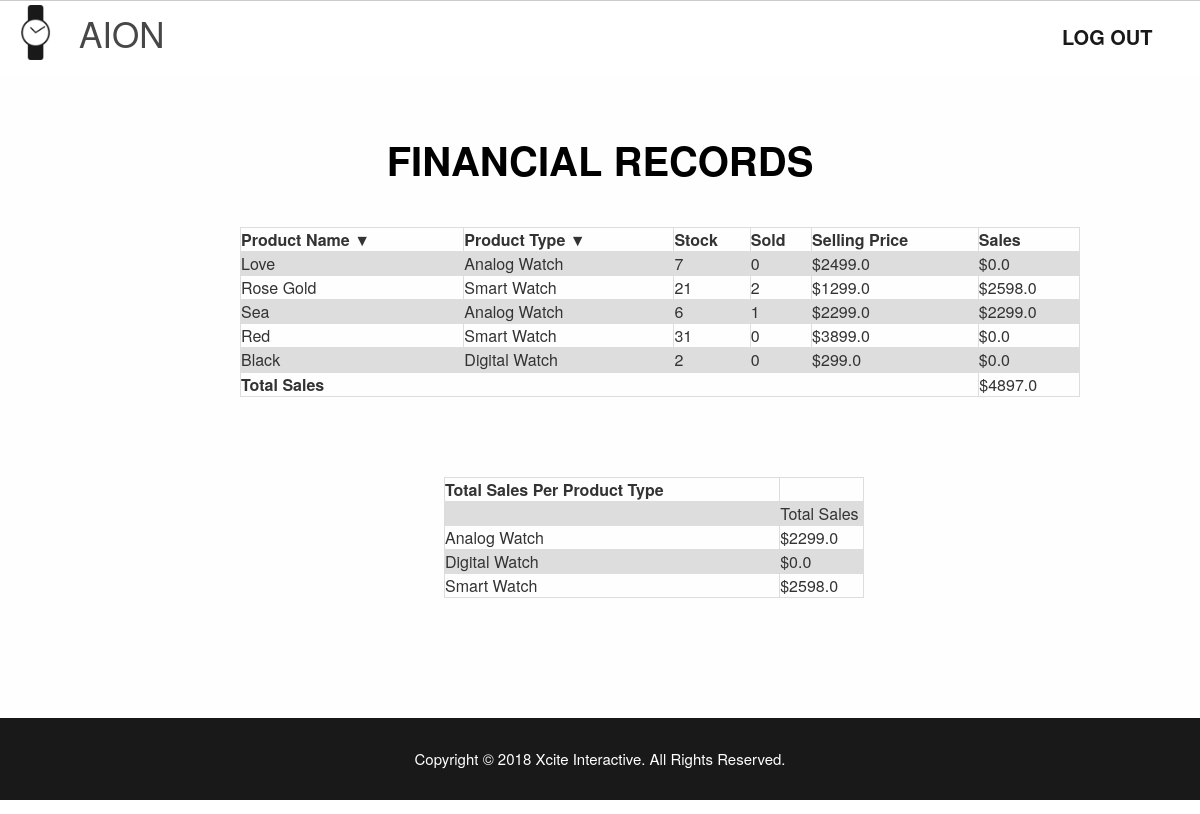
Screenshot of /aionApp/accountingPage/ with the database file from the repository.
### aionApp/models.py (models this page shows, shortened)
class watche(models.Model):
    watch_id = models.PositiveIntegerField(default=0)
    user_id = models.PositiveIntegerField(default=0)
    name = models.CharField(max_length=255)
    description = models.CharField(max_length=2048, default=0)
    stock = models.PositiveIntegerField(default=0)
    watch_type = models.CharField(max_length=16, choices=watch_choices, default='0')
    price = models.FloatField(default=0)
    quantity = models.PositiveIntegerField(default=0)
    picture = models.ImageField(upload_to = 'watchPictures/', default = 'media/no-img.jpg')

### aionApp/views.py (the view)
def accountingPage(request):
    addedProducts = watche.objects.all()
    totalSales = watche.objects.aggregate(total=Sum(F('price') * F('quantity')))['total']
    totalAnalog =  watche.objects.filter(watch_type=0).aggregate(total=Sum(F('price') * F('quantity')))['total']
    totalDigital =  watche.objects.filter(watch_type=1).aggregate(total=Sum(F('price') * F('quantity')))['total']
    totalSmart =  watche.objects.filter(watch_type=2).aggregate(total=Sum(F('price') * F('quantity')))['total']
    context = {
        'addedProducts': addedProducts,
        'totalSales': totalSales,
        'totalAnalog': totalAnalog,
        'totalDigital': totalDigital,
        'totalSmart': totalSmart,
    }
    return render(request, 'aionApp/accounting.html', context)

### aionApp/views.py (called while the page is built)
def registerPage(request):
    getBCountry = (name for code, name in list(countries))
    getBCode = (code for code, name in list(countries))
    combined_bCountry = zip(getBCountry, getBCode)
    getSCountry = (name for code, name in list(countries))
    getSCode = (code for code, name in list(countries))
    combined_sCountry = zip(getSCountry, getSCode)
    context = {
        'getBCountry': getBCountry,
        'getBCode': getBCode,
        'combined_bCountry': combined_bCountry,
        'getSCountry': getSCountry,
        'getSCode': getSCode,
        'combined_sCountry': combined_sCountry,
    }
    return render(request, 'aionApp/register.html', context)

### aionApp/templates/aionApp/accounting.html (shortened to what this page needs)
<html>
    <head>
        {% load static %}
        <link rel="stylesheet" type="text/css" href="{% static 'aionApp/accounting.css' %}">
        <link rel="stylesheet" href="https://maxcdn.bootstrapcdn.com/bootstrap/3.3.7/css/bootstrap.min.css">
    </head>
    <body>
        <div id="navbar">
            <p id="logo" style="position: absolute; left: -3%;">
                <a href="/aionApp/exitSession/"><img src="{% static 'aionApp/Images/watch.png' %}" id="watch"></a>
                 AION
            </p>
            <span style="position: absolute; left: 85%;">
                <a href="/aionApp/exitSession/">LOG OUT</a>
            </span>
        </div>
        <div id="accountingContainer">
            <p id="bigMessage">FINANCIAL RECORDS</p>
            <div id="accountingTable1">
                <table id="myTable" style="width:70%">
                    <tr>
                    <th> Product Name <buttones0 onclick="sortTableID()" id="buttones">▼</buttones0></div> </th>
                    <th> Product Type <buttones1 onclick="sortTableName()" id="buttones">▼</buttones1></div> </th>
                    <th> Stock </th>
                    <th> Sold </th>
                    <th> Selling Price </th>
                    <th> Sales </th>
                    {% load mathfilters %}
                    {% if addedProducts %}
                    {% for watches in addedProducts %}
                    <tr>
                    <td>{{watches.name}}</td>
                    {% if watches.watch_type == "0" %}
                    <td>Analog Watch</td>
                    {% elif watches.watch_type == "1" %}
                    <td>Digital Watch</td>
                    {% else %}
                    <td>Smart Watch</td>
                    {% endif %}
                    {% if watches.stock <= 0 %}
                    <td>0</td>
                    {% else %}
                    <td>{{watches.stock}}</td>
                    {% endif %}
                    <td>{{watches.quantity}}</td>
                    <td>${{watches.price}}</td>
                    <td>${{ watches.price|mul:watches.quantity }}</td>
                    </tr>
                    {% endfor %}
                    {% endif %}
                <table style="width:70%">
                    <tr>
                    <td style="width: 88%"> <b> Total Sales</b> </td>
                    <td>${{totalSales}}</td>
                    </tr>
                </table>
            <div id="accountingTable2">
                <table style="width: 35%">
                    <tr>
                    <th style="width:80%"> Total Sales Per Product Type </th>
                    <th> </th>
                    </tr>
                    <tr>
                    <td> </td>
                    <td> Total Sales </td>
                    </tr>
                    <tr>
                    <td> Analog Watch </td>
                    <td>${{totalAnalog}}</td>
                    </tr>
                    <tr>
                    <td> Digital Watch </td>
                    <td>${{totalDigital}}</td>
                    </tr>
                    <tr>
                    <td> Smart Watch </td>
                    <td>${{totalSmart}}</td>
                    </tr>
                </table>
            </div>
        <footer>Copyright © 2018 Xcite Interactive. All Rights Reserved.</footer>
    </body>
    </body>
</html>

### aionApp/static/aionApp/accounting.css (style rules this page uses)
html, body { max-width: 100%; overflow-x: hidden; margin: 0; padding: 0; }
#navbar { display: flex; justify-content: center; top: 0; left: 0; position: fixed; overflow: hidden; flex-direction: row; justify-content: space-between; align-items: center; width: 100%; height: 5.3em; border-top-style: ridge; border-top-color: #d3d3d3; border-top-width: thin; background-color: white; border-color: #c7c7c7; opacity: 0.9; }
#navbar a { float: left; display: block; color: black; text-align: center; padding: 14px 16px; text-decoration: none; font-size: 20px; font-family: "Helvetica Neue"; font-weight: bold; margin-left: 1.3em; cursor: pointer; }
#watch { position: relative; width: 55px; height: 55px; margin-left: 2px; }
#logo { font-size: 35px; font-family: "Helvetica Neue"; display: flex; justify-content: center; overflow: hidden; flex-direction: row; justify-content:space-between; align-items: center; }
footer { background-color: #1a1919; top: 45%; height: 12%; display: block; padding-top: 30px; position: relative; text-align: center; font-family: "Helvetica Neue"; font-size: 15px; position: relative; color: white; }
#accountingContainer { background-color: #fefefe; text-align: center; color: white; width: 100%; height: 100%; max-height: 100%; margin: 0; padding: 0; background-size: 100% 100%; background-repeat: no-repeat; }
#bigMessage { position: relative; top: 20%; transform: translateY(-50%); text-align: center; font-family: "Helvetica Neue"; font-size: 40px; color: black; font-weight: bold; }
#accountingTable1 { position: relative; top: 20%; left: 20%; }
#accountingTable2 { position: relative; top: 30%; left: 37%; }
table { font-family: "Helvetica Neue"; border-collapse: collapse; width: 100%; text-align: center; }
td, th { border: 1px solid #dddddd; text-align: left; padding: 8px; }
tr:nth-child(even) { background-color: #dddddd; }

### rows the page displays
watche: name "Love", watch_type "Analog Watch", stock "7", quantity "0", price "2499.0", price|mul "0.0"
watche: name "Rose Gold", watch_type "Smart Watch", stock "21", quantity "2", price "1299.0", price|mul "2598.0"
watche: name "Sea", watch_type "Analog Watch", stock "6", quantity "1", price "2299.0", price|mul "2299.0"
watche: name "Red", watch_type "Smart Watch", stock "31", quantity "0", price "3899.0", price|mul "0.0"
watche: name "Black", watch_type "Digital Watch", stock "2", quantity "0", price "299.0", price|mul "0.0"

### other values shown
{{ totalSales }} "4897.0"
{{ totalAnalog }} "2299.0"
{{ totalDigital }} "0.0"
{{ totalSmart }} "2598.0"
